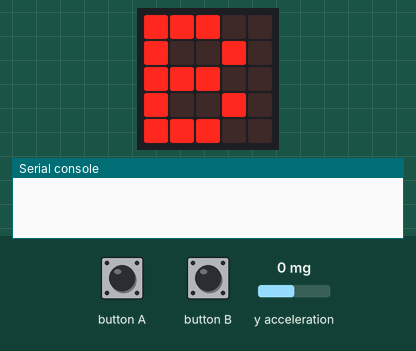
Simulated run of this program. Board: BBC micro:bit running MicroPython. Shown: the board's 5×5 LED display, the last lines printed to the serial console. Inputs (shaded band) come from the test bench; at power-on: y acceleration 0 mg. No radio messages arrive unless stated (any console line starting 'radio sent:' is added by the test bench).

Above: at 1.2 s.
1.3 s: y acceleration set to -1440 mg
At 2.1 s:
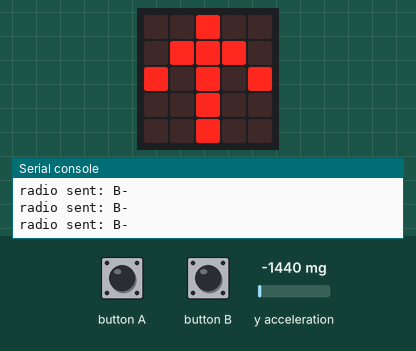
2.8 s: button A pressed for 0.15 s
At 3.8 s:
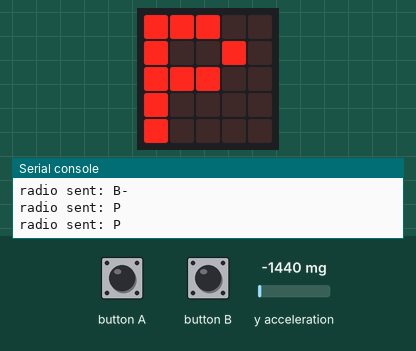
4.4 s: button A pressed for 1 s
At 6.6 s:
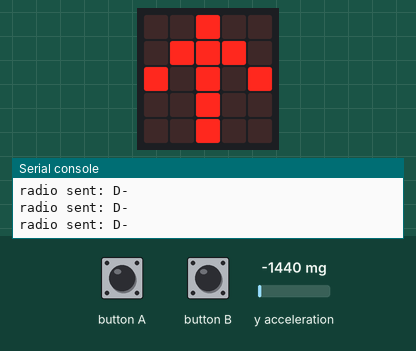
6.9 s: y acceleration set to 0 mg
At 8.1 s:
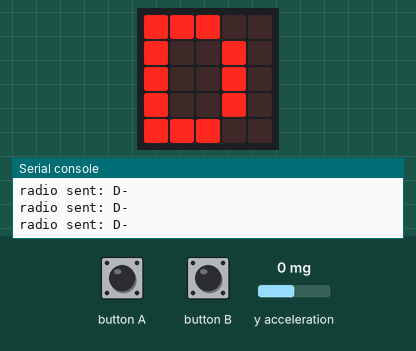
8.4 s: button A pressed for 0.15 s
At 10.2 s:
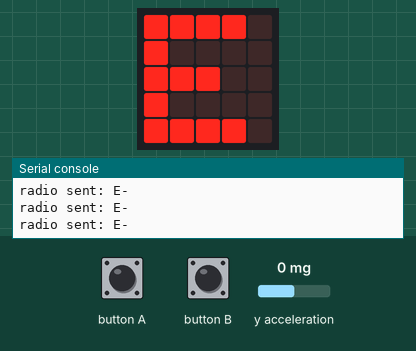
10.5 s: y acceleration set to 750 mg
At 11.8 s:
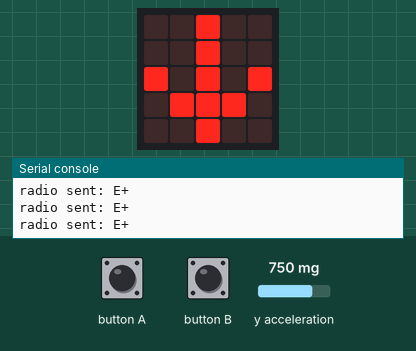
Timing chart, 0 to 13.0 s (numbered marks = the images above; inputs shaded):
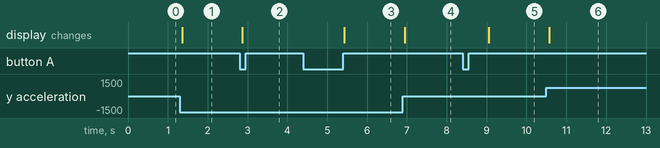

Measured:
- after the input at 1.3 s, the display: changes after 0.06 s (image 1)
- after the input at 2.8 s, the display: changes after 0.07 s (image 2)
- after the input at 4.4 s, the display: changes after 1.0 s (image 3)
- after the input at 6.9 s, the display: changes after 0.05 s (image 4)
- after the input at 8.4 s, the display: changes after 0.66 s (image 5)
- after the input at 10.5 s, the display: changes after 0.07 s (image 6)

The program:

A_selector_radio_ampliat.py
```python
# Solucionari Repte SA5-A · Selector per radio (AMPLIAT)
# AMPLIACIO 1: la pantalla mostra la lletra triada i una fletxa quan envia.
# AMPLIACIO 2: A+B alhora BLOQUEJA/desbloqueja el comandament (no envia res).
# AMPLIACIO 3: en canviar d'articulacio, envia un "saludet" (+ i -) perque
#              es vegi al brac quina articulacio s'ha triat.

from microbit import *
import radio

GRUP = 10
LLINDAR = 300
ARTICULACIONS = ["B", "E", "D", "P"]
triada = 0
bloquejat = False

radio.on()
radio.config(group=GRUP)


def saluda(lletra):
    # AMPLIACIO 3: una petita anada i tornada de l'articulacio triada
    if lletra != "P":
        for i in range(3):
            radio.send(lletra + "+")
            sleep(100)
        for i in range(3):
            radio.send(lletra + "-")
            sleep(100)


while True:
    a = button_a.is_pressed()
    b = button_b.is_pressed()
    if a and b:                                  # AMPLIACIO 2
        bloquejat = not bloquejat
        display.show(Image.NO if bloquejat else Image.YES)
        sleep(800)
        button_a.was_pressed()                   # descarta les premudes
        button_b.was_pressed()
        continue

    canvi = False
    if button_a.was_pressed():
        triada = (triada - 1) % len(ARTICULACIONS)
        canvi = True
    elif button_b.was_pressed():
        triada = (triada + 1) % len(ARTICULACIONS)
        canvi = True
    lletra = ARTICULACIONS[triada]

    if bloquejat:
        display.show(Image.NO)
        sleep(150)
        continue

    if canvi:
        saluda(lletra)

    y = accelerometer.get_y()
    if lletra == "P" and (y > LLINDAR or y < -LLINDAR):
        radio.send("P")
        display.show("P")
        sleep(500)
    elif lletra != "P" and y > LLINDAR:
        radio.send(lletra + "+")                # y > 0 -> "+" (com el comandament)
        display.show(Image.ARROW_S)              # AMPLIACIO 1
    elif lletra != "P" and y < -LLINDAR:
        radio.send(lletra + "-")
        display.show(Image.ARROW_N)
    else:
        display.show(lletra)
    sleep(150)
```
